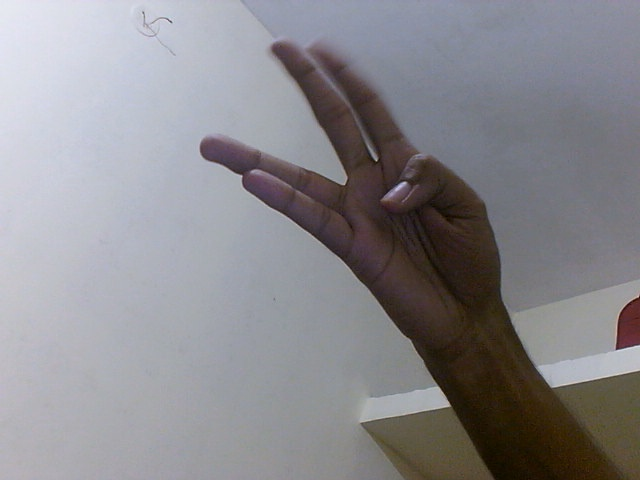
#> input picture unlabelled_images/image1045.jpg, 640 x 480 px; its folder holds only this picture in this run
$ python augment_images.py
#> lines starting #> are read from the running program, lines starting #| are printed output that depends on the picture
import cv2
import numpy as np
import glob

def save_image(img, index):
	cv2.imwrite('augmented/augmented_image%d.jpg'%(index,), img)

def augment_color(img):
	h, w, c = img.shape
	randomColor = np.array((np.random.randint(0, 255), np.random.randint(0, 255), np.random.randint(0, 255)), dtype=np.uint8)
	randomColorImage = np.zeros(shape=(h, w, c), dtype=np.uint8) + randomColor
	img = cv2.addWeighted(img,0.8,randomColorImage,0.2,0)
	return img

def augment_size(img):
	x = np.random.randint(50, 150)
	y = np.random.randint(50, 150)
	img = cv2.resize(img, (x, y))
	return img

def augment_noise(img):
	h, w, c = img.shape
	noise = np.random.randn(h, w, c)
	flat_noise = noise.flatten()
	noise_min = min(flat_noise)
	noise_max = max(flat_noise)
	noise = (noise - noise_min)/(noise_max - noise_min)
	noise = (noise*255).astype(np.uint8)
	img = cv2.addWeighted(img, 0.7, noise, 0.3, 0)
	return img

def augment_rotation(img):
	h, w, c = img.shape
	randomDegree = np.random.randint(1, 10)
	M = cv2.getRotationMatrix2D((h/2 , w/2), randomDegree , 1)
	img = cv2.warpAffine(img, M, (h, w))
	return img

def augment_flip(img):
	flipCodes = [0, 1, -1]
	randomFlipCode = flipCodes[np.random.randint(0, 3)]
	img = cv2.flip(img, randomFlipCode)
	return img

def no_augment(img):
	return img

def main():
	augmentations = [augment_color, augment_flip, augment_rotation, augment_size, augment_noise, no_augment]
	offset = 0
	for n, image in enumerate(glob.glob('unlabelled_images/*.jpg')):
		noOfAugmentations = np.random.randint(0, len(augmentations))
		img = cv2.imread(image)
#> img is the input picture: shape (480, 640, 3); mean B, G, R 141.4, 137, 138.3
		for i in range(noOfAugmentations):
			randomAugmentation = augmentations[np.random.randint(0, len(augmentations))]
			img = randomAugmentation(img)
#> this loop made 4 passes
#> pass 2, in augment_color, `img = cv2.addWeighted(img,0.8,randomColorImage,0.2,0)`:
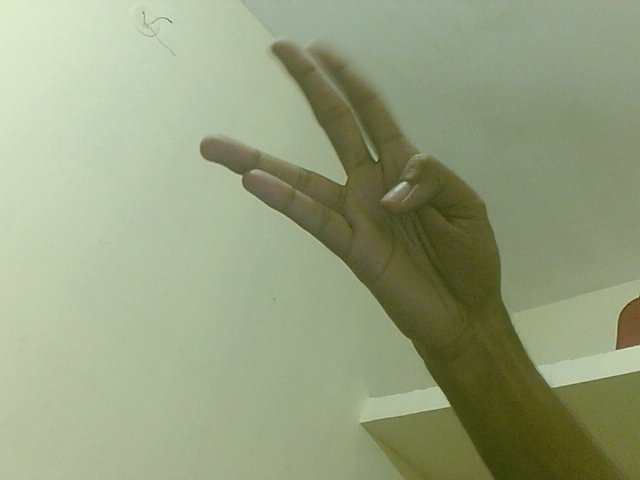
#> img: shape (480, 640, 3); mean of channels 0, 1, 2 126.5, 159.8, 149.6; drawn as B, G, R
#> pass 3, in augment_flip, `img = cv2.flip(img, randomFlipCode)`:
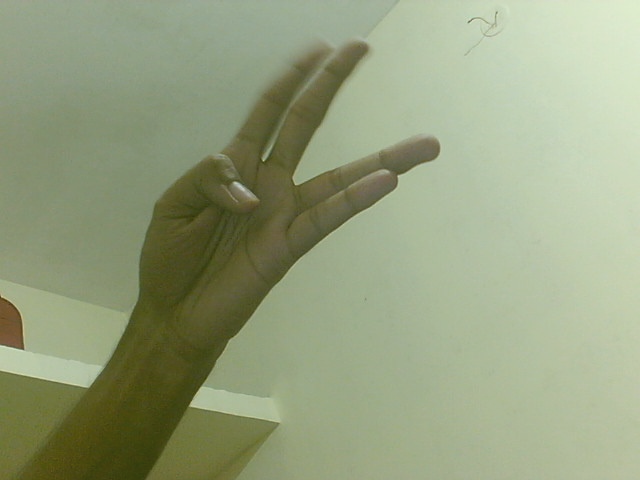
#> img: shape (480, 640, 3); mean of channels 0, 1, 2 126.5, 159.8, 149.6; drawn as B, G, R
#> after the loop:
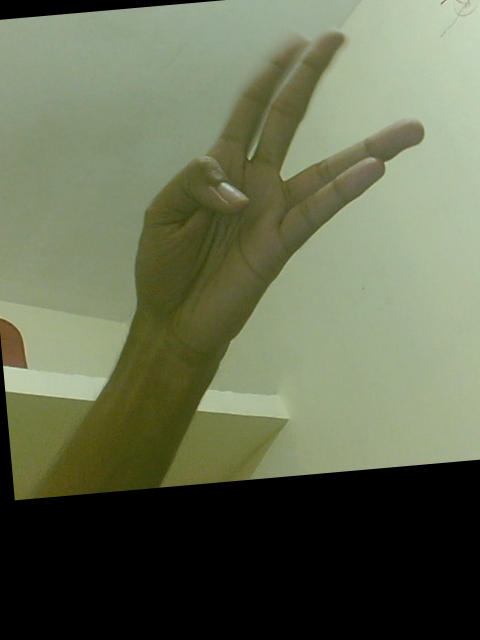
#> img: shape (640, 480, 3); mean of channels 0, 1, 2 82, 107.6, 100.7; drawn as B, G, R
		save_image(img, n+offset)

if __name__ == '__main__':
	main()
	'''img = cv2.imread('unlabelled_images/image4.jpg')
	cv2.imshow('noisy', augment_noise(img))
	cv2.waitKey(0)'''

$ run again, on unlabelled_images/image1144.jpg
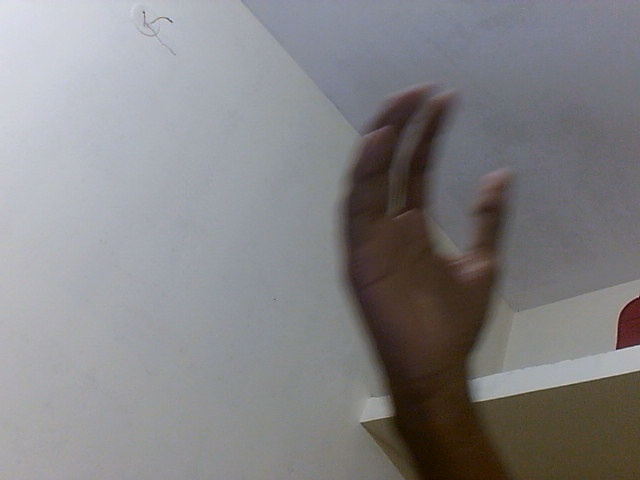
#> input picture unlabelled_images/image1144.jpg, 640 x 480 px
#> in main, img is the input picture: shape (480, 640, 3); mean B, G, R 133, 130.9, 132.1
#> the loop in main, `for i in range(noOfAugmentations):` made 4 passes
#> pass 3, in augment_flip, `img = cv2.flip(img, randomFlipCode)`:
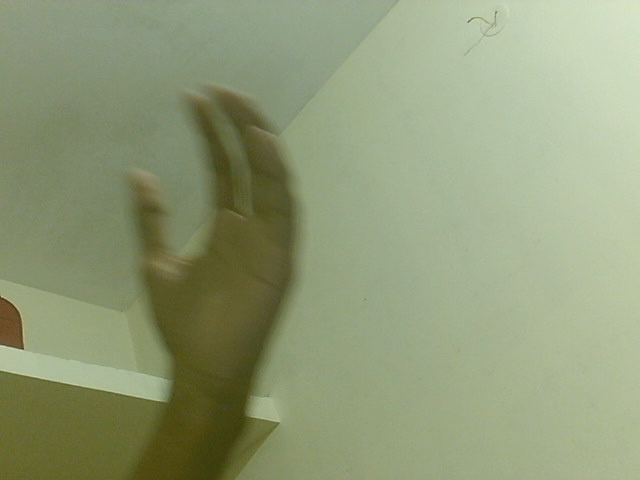
#> img: shape (480, 640, 3); mean of channels 0, 1, 2 119.8, 155, 144.7; drawn as B, G, R
#> after the loop in main, `for i in range(noOfAugmentations):`:
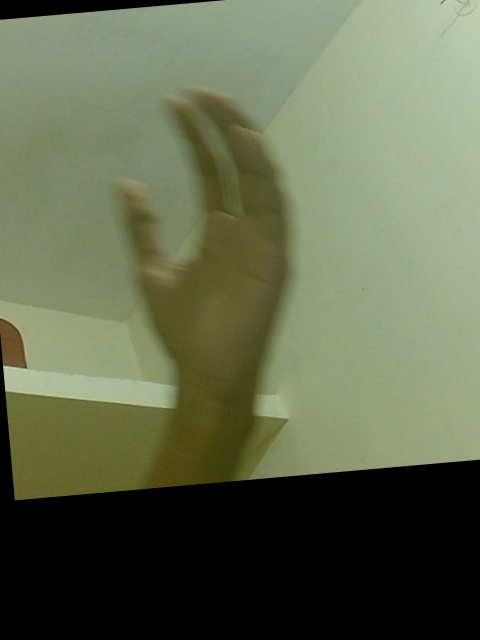
#> img: shape (640, 480, 3); mean of channels 0, 1, 2 78.5, 105.4, 98.3; drawn as B, G, R

$ run again, on unlabelled_images/image1146.jpg
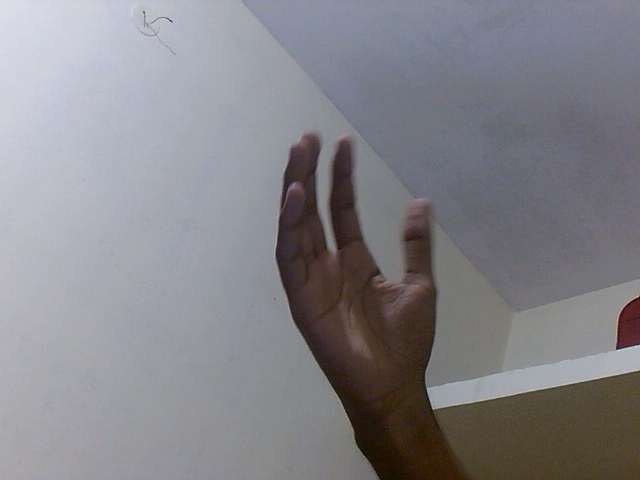
#> input picture unlabelled_images/image1146.jpg, 640 x 480 px
#> in main, img is the input picture: shape (480, 640, 3); mean B, G, R 137.1, 131.7, 132.5
#> the loop in main, `for i in range(noOfAugmentations):` made 4 passes
#> pass 3, in augment_flip, `img = cv2.flip(img, randomFlipCode)`:
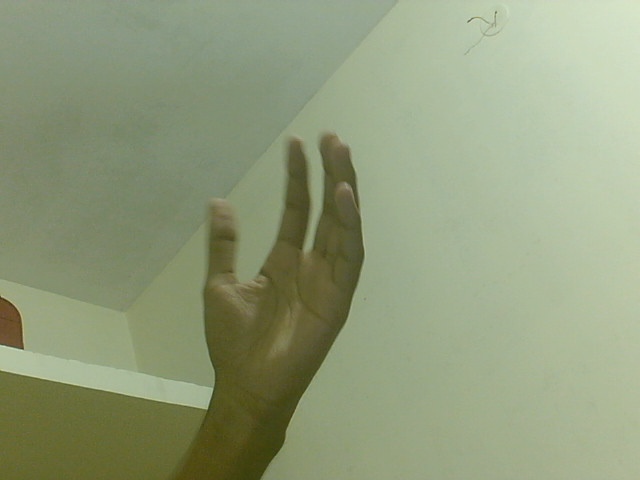
#> img: shape (480, 640, 3); mean of channels 0, 1, 2 123.1, 155.5, 145; drawn as B, G, R
#> after the loop in main, `for i in range(noOfAugmentations):`:
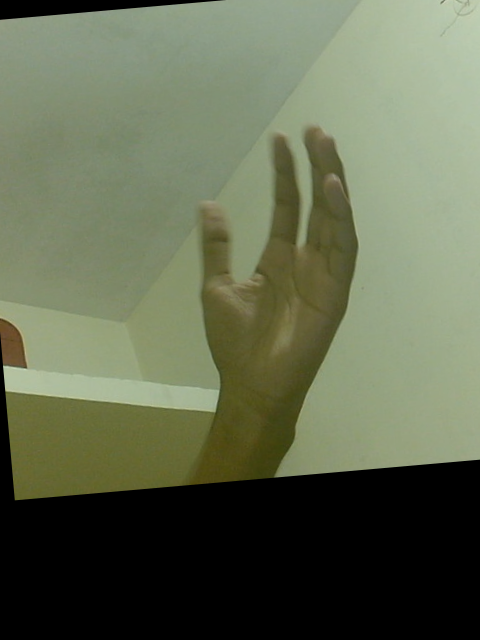
#> img: shape (640, 480, 3); mean of channels 0, 1, 2 81.1, 105.9, 98.7; drawn as B, G, R

$ run again, on unlabelled_images/image113.jpg
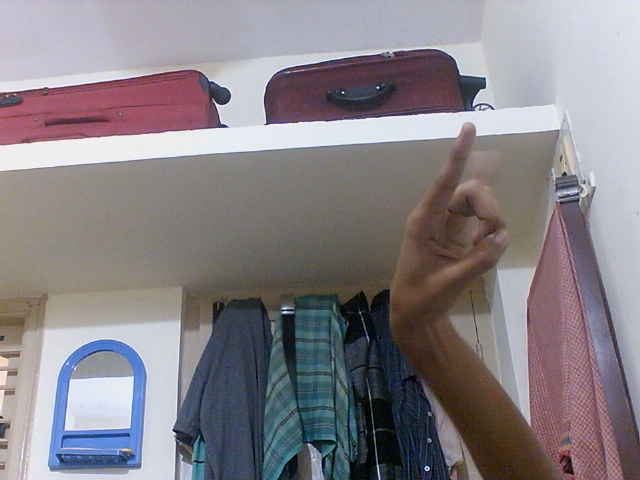
#> input picture unlabelled_images/image113.jpg, 640 x 480 px
#> in main, img is the input picture: shape (480, 640, 3); mean B, G, R 135, 129.8, 135.2
#> the loop in main, `for i in range(noOfAugmentations):` made 4 passes
#> pass 3, in augment_flip, `img = cv2.flip(img, randomFlipCode)`:
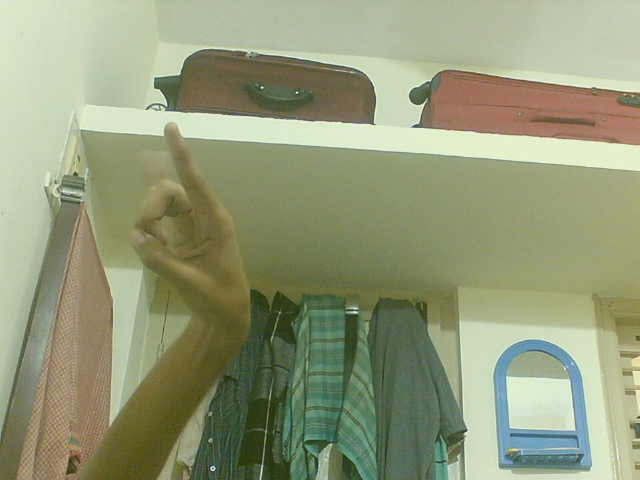
#> img: shape (480, 640, 3); mean of channels 0, 1, 2 121.4, 154, 147.1; drawn as B, G, R
#> after the loop in main, `for i in range(noOfAugmentations):`:
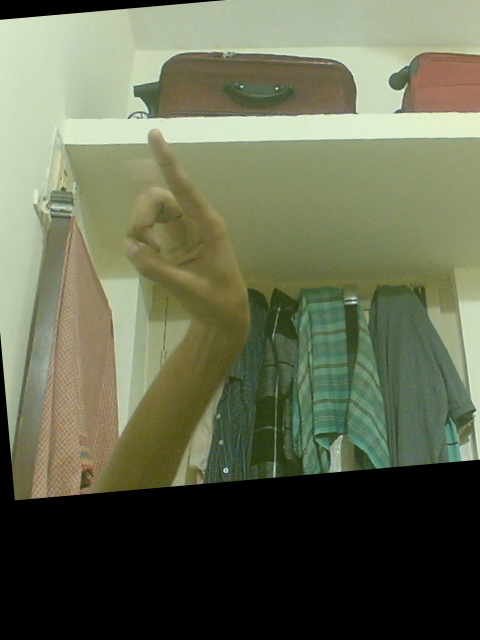
#> img: shape (640, 480, 3); mean of channels 0, 1, 2 82, 106.7, 101.4; drawn as B, G, R
